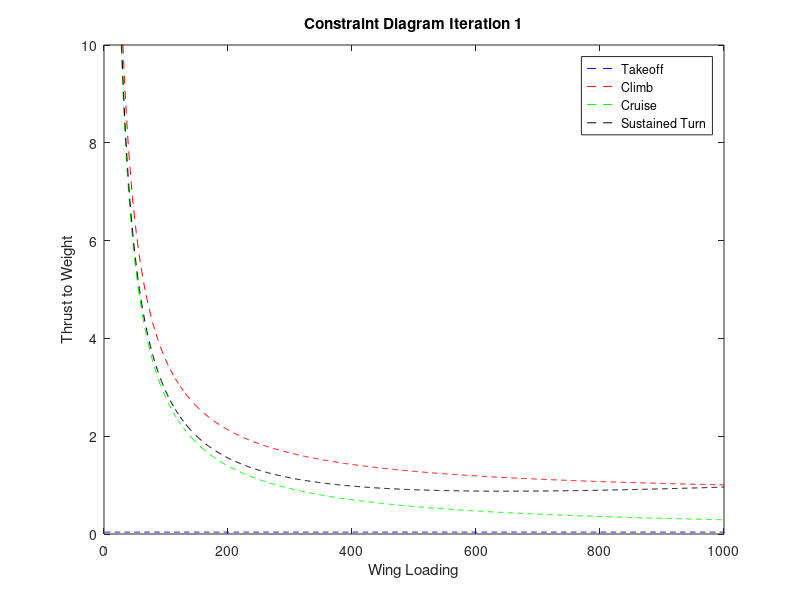

MATLAB code for this plot:
%% AAE 451 GROUP 7 (HDI)

close all
clear
clc

%% Defining Input Parameters

g = 9.81; % gravity (m/s^2)
WL = linspace(1,1000,1000); % Wing Loading array

%% Takeoff curve

% Defining Takeoff Parameters
S_G = 2000*0.3048; % Takeoff ground run (m)
beta = 1; % Weight fraction (1 at takeoff)
% Velocity used below is V_LOT = 120 knots (F-15 V_LOT)
q = 0.5 * 1.225 * (61.73336/sqrt(2))^2; % Dynamic Pressure (N/m^2)
CL_max = 1.2; % Max CL during TO (common value for fighter jets)
CD_TO = 0.025; % Typical turboprop military trainer value
CL_TO = 0.7; % Typical turboprop military trainer value
mu = 0.04; %Ground friction constant (typical value is 0.04)

T_loading_TO = (1.21./(g.*q.*CL_max.*S_G)) .* (WL) + (0.605./CL_max) .* (CD_TO - mu*CL_TO) + mu;



%% Climb Curve

% Defining Climb Parameters
% 35,000 ft in a minute in less than 4.8 nautical miles
rateofclimb = (35000/1) * (0.3048) * (1/60);
V_x = (4.8/1) * (1852) * (1/60);
V_v = rateofclimb; % Vertical speed (m/s)
Vinf = sqrt((V_v^2) + (rateofclimb^2)); % Airspeed (m/s)
q = 0.5 * (1.225/3) * (Vinf)^2; % Redefine rho
CD_min = 0.022; % Minimum CD
k = 1 / (pi * 0.73 * 2.5); % assuming AR=2.5 & e=0.73 (Tradeoff study needed)

T_Loading_Climb = (V_v./Vinf) + (q./WL).*CD_min + (k./q) .* (WL);

%% +7/-3 g Turn Curve

n = sqrt(1 + (7)^2); % Load factor

T_Loading_Turn = q .* ((CD_min ./ WL) + k .* (n./q).^2 .* WL);

%% Constant Altitude/Speed Cruise (P_s = 0)

q = 0.5 * 0.3796 * (257.9421)^2; % Dynamic pressure (using F-16 cruise speed)
CD_min = 0.022; % Minimum CD

T_Loading_SL = (q .* CD_min .* (1./WL)) + (k .* (1./q) .* WL);

%% Landing Curve NOT DONE




%% Plotting

plot(WL,T_loading_TO,"--b");
hold on
plot(WL,T_Loading_Climb,"--r");
plot(WL,T_Loading_SL,"--g");
plot(WL,T_Loading_Turn,"--k");
legend("Takeoff","Climb","Cruise","Sustained Turn")
title('Constraint Diagram Iteration 1');
xlabel('Wing Loading');
ylabel('Thrust to Weight');

xlim([0 1000]);
ylim([0 10]);